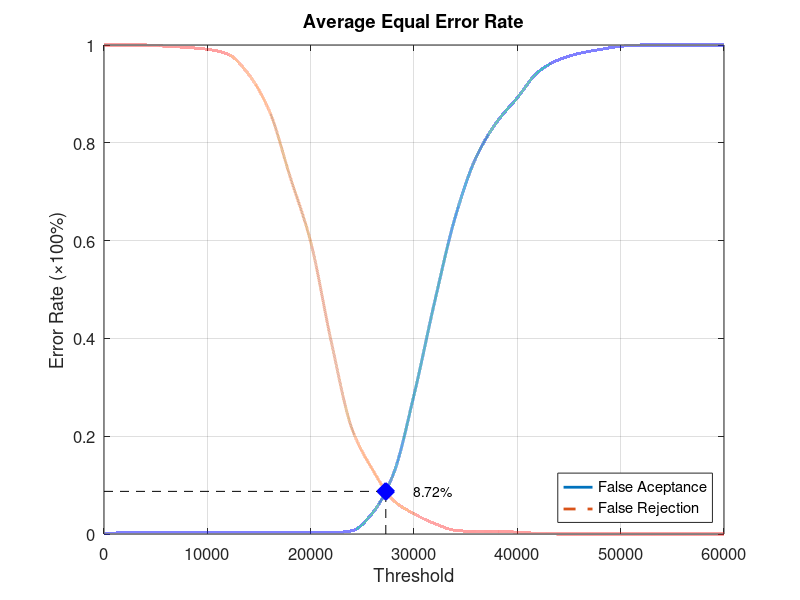
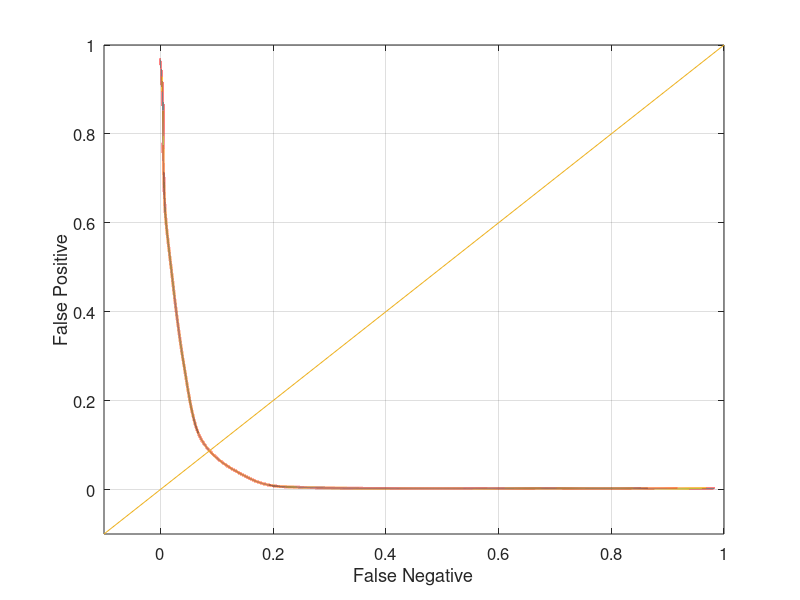

Here is the MATLAB script that generated these plots, in order:
function yEER = Experiment5Average
close all;
clear;
clc;
x = 0:2000:60000;
xq = 0:0.5:60000;

y0 = [0 0.00263158 0.00263158 0.00263158 0.00263158 0.00263158 0.00263158 0.00263158 0.00263158 0.00263158 0.00263158 0.00263158 0.00657895 0.0434211 0.122368 0.284211 0.475 0.648684 0.769737 0.842105 0.892105 0.944737 0.969737 0.982895 0.990789 0.997368 1 1 1 1 1];
yy0 = interp1(x, y0, xq, 'pchip');
y1 = [1 1 1 0.9975 0.995 0.99125 0.98125 0.94 0.865 0.73125 0.5975 0.3925 0.215 0.13125 0.06875 0.04125 0.02125 0.0075 0.005 0.005 0.00375 0.00125 0 0 0 0 0 0 0 0 0];
yy1 = interp1(x, y1, xq, 'pchip');

% Calculating EER: 
y2 = abs(y0 - y1);
find(y2 == min(y2))
yy2 = abs(yy0 - yy1);
xEER = find(yy2 == min(yy2));
xEERIndex = xq(xEER) % X-axis EER
yEER = yy0(xEER) % Y-axis EER

main = figure
plot(xq, yy0,'-','LineWidth', 2);	hold on
plot(xq, yy1,'--','LineWidth', 2);	hold on
plot([xEERIndex xEERIndex], [0 yEER], 'k--');	hold on
plot([0 xEERIndex], [yEER yEER], 'k--');	hold on
plot(xEERIndex, yEER, 'bx', 'LineWidth', 10);	hold on
text(xEERIndex + 10 * xEERIndex / 100, yEER, [num2str(round((10000 * yEER)) / 100) '%'])
legend('False Aceptance', 'False Rejection', 'Location', 'SouthEast')
xlabel('Threshold')
ylabel('Error Rate (\times100%)')
title('Average Equal Error Rate')
set(gca, 'FontSize', 12)
axis([0 60000 0 1])
grid on

print(main, 'Experiment5AverageMain', '-dpng');
FNRxFPR = figure('Color', [1 1 1]);
plot(yy1, yy0, '-', yy1, yy0, 'LineWidth', 2);
hold on
y = -0.1:0.1:1
plot(y, y); 
set(gca, 'FontSize', 12)
xlabel('False Negative')
ylabel('False Positive')
axis([-0.1 1 -0.1 1])
set(gca, 'FontSize', 12)
grid on

print(FNRxFPR, 'Experiment5AverageFNRxFPR','-dpng');
end
